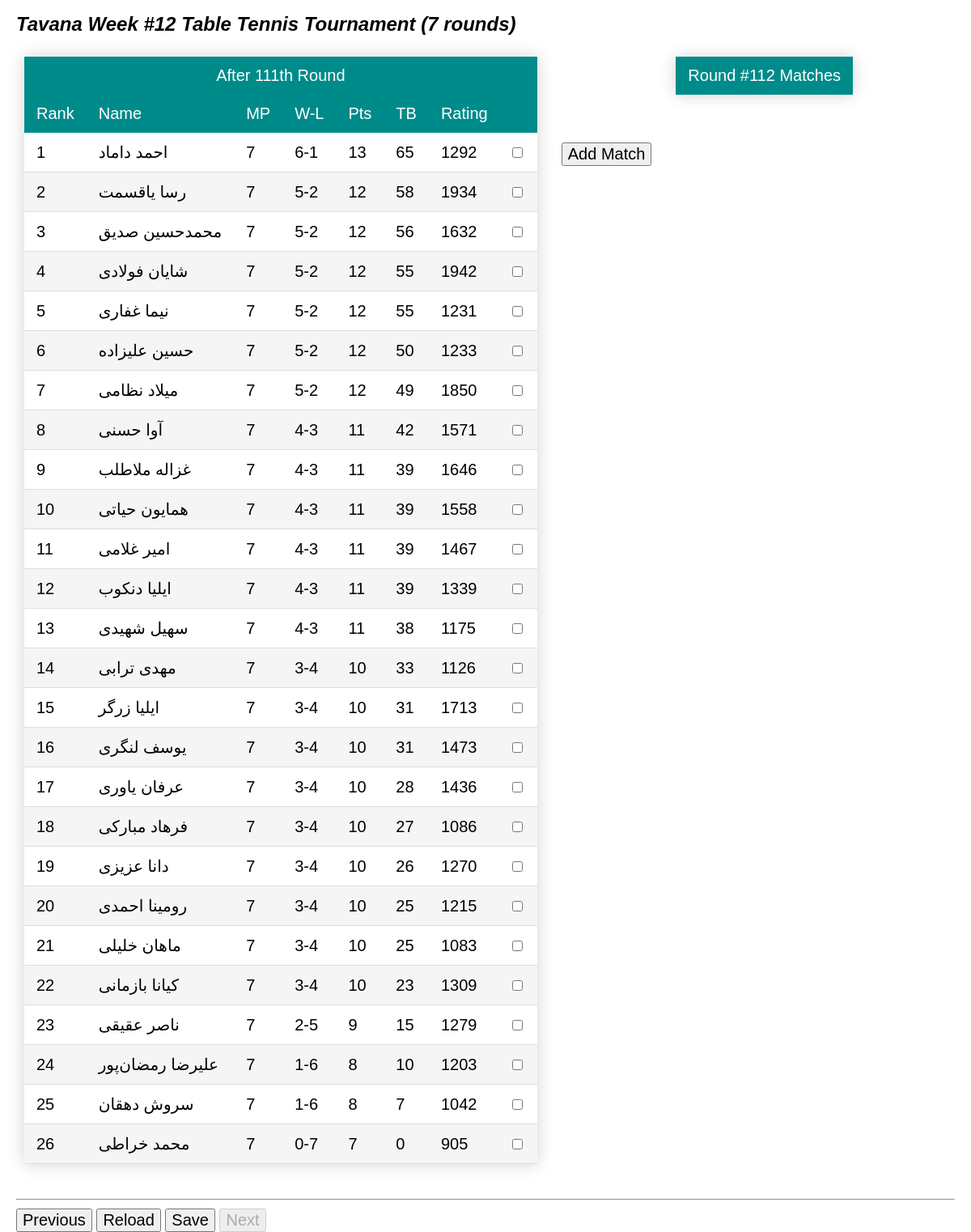
The page /112/round112/ on the database its author committed.
### app/models.py (models this page shows, shortened)
class Tournament(models.Model):
    name = models.CharField(max_length=100, null=False, unique=True)
    sport = models.ForeignKey(Sport(), on_delete=models.CASCADE, null=True)
    number_of_rounds = models.IntegerField(null=True)
    class Meta:
        ordering = ['sport', 'name', ]

class Sport(models.Model):
    name = models.CharField(max_length=20, unique=True, null=False)
    def __str__(self):
        return self.name

### app/views.py (the view)
# urls.py: path('<int:tournamentId>/round<int:round>/',
def round(request, tournamentId, round):
    print('==========round==========')
    theTour = models.Tournament.objects.get(id=tournamentId)
    results = models.Match.objects.filter(tournament=theTour, round=round)
    mytable = table(tournamentId, round-1)
    for match in results:
        mytable[match.player1.id]['selected'] = True
        mytable[match.player2.id]['selected'] = True
    context = {'tournament': theTour, 'round': round,
               'results': results, 'table': mytable, }
    return render(request, 'round.html', context)

### app/models.py (called while the page is built)
    def __str__(self):
        return self.firstname+' '+self.lastname

### app/views.py (called while the page is built)
def points(won, drawn, lost, sport='Table Tennis'):
    return 2*won+1*lost

def tiebreak(Sa, Sb, Pa, Pb):
    tiebreak = Pb if Sa > Sb else 0.5*Sb if Sa == Sb else 0
    return tiebreak

def rating_change(Sa, Sb, Ra, Rb, K=60):
    if (Rb == 0 and Sa > Sb) or (Ra == 0 and Sa < Sb):
        return 0
    S = 1 if Sa > Sb else (0 if Sa < Sb else 0.5)
    Ea = (10**(Ra/400))/(10**(Ra/400)+10**(Rb/400))
    return K*(S-Ea)

### app/templates/round.html (shortened to what this page needs)
{% extends "template.html" %}
{% load humanize %}
{% block content %}
<h1> {{ tournament.name }} {{ tournament.sport }} Tournament ({{ tournament.number_of_rounds }} rounds) </h1>
<div style="display: flex; flex-wrap: wrap;">
    <div>
        <form id="form1" onsubmit="return false;">
            <table id="tbTable" class="styled-table">
                <thead>
                    <tr>
                        <td align=center colspan="8"> After {{ round|add:-1|ordinal }} Round </td>
                    </tr>
                    <tr>
                        <td>Rank</td>
                        <td>Name</td>
                        <td>MP</td>
                        <td nowrap>W-L</td>
                        <td>Pts</td>
                        <td>TB</td>
                        <td>Rating</td>
                        <td></td>
                    </tr>
                </thead>
                <tbody>
                    {% for id , participant in table.items %}
                    <tr id={{id}}>
                        <td> {{ forloop.counter }} </td>
                        <td nowrap> {{ participant.playerName }} </td>
                        <td> {{ participant.played }} </td>
                        <td nowrap> {{ participant.won }}-{{ participant.lost }} </td>
                        <td> {{ participant.points|floatformat }} </td>
                        <td> {{ participant.tiebreak|floatformat }} </td>
                        <td> {{ participant.rating|floatformat:0 }} </td>
                        <td>
                            <input type="checkbox" tabindex=-1 {% if participant.selected %} disabled checked {%endif%}>
                        </td>
                    </tr>
                    {% endfor %}
                </tbody>
            </table>
        </form>
    </div>
    <div style="padding:10% 20px; display: flex; align-items: baseline;">
        <input type="submit" form="form1" value="Add Match" onclick="add_match()">
    </div>
    <div>
        <form id="theForm" method="POST">
            <table id="tbMatches" class="styled-table">
                <thead>
                    <tr>
                        <td align=center colspan="5"> Round #{{ round }} Matches </td>
                    </tr>
                </thead>
            </table>
        </form>
    </div>
</div>
{% endblock %}

### app/static/style.css (style rules this page uses)
body { font-family: Calibri, Arial, sans-serif; font-size: 20px; margin: 0px 20px; }
* { font-family: Calibri, Arial, sans-serif; font-size: 20px; }
h1 { font-family: Cambria, Calibri, Arial, sans-serif; font-size: x-large; font-style: italic; }
input { margin-left: 0em; }

### app/templates/round.html (style rules this page uses)
.styled-table { border-collapse: collapse; margin: 10px; box-shadow: 0 0 20px lightgray; }
.styled-table thead tr { background-color: darkcyan; color: white; text-align: left; }
.styled-table tbody tr { border-bottom: 1px solid #dddddd; }
.styled-table th, .styled-table td { padding: 12px 15px; }
.styled-table tbody tr:nth-of-type(even) { background-color: whitesmoke; }

### rows shown on the page
Tournament: name "Tavana Week #12", sport "Table Tennis", number_of_rounds "7"

### other values the page prints
{{ round|add:-1|ordinal }} "111th"
{{ participant.playerName }} "احمد داماد" "رسا یاقسمت" "محمدحسین صدیق" "شایان فولادی" "نیما غفاری" "حسین علیزاده" "میلاد نظامی" "آوا حسنی" "غزاله ملاطلب" "همایون حیاتی" "امیر غلامی" "ایلیا دنکوب" "سهیل شهیدی" "مهدی ترابی" "ایلیا زرگر" "یوسف لنگری" "عرفان یاوری" "فرهاد مبارکی" "دانا عزیزی" "رومینا احمدی" "ماهان خلیلی" "کیانا بازمانی" "ناصر عقیقی" "علیرضا رمضان‌پور" "سروش دهقان" "محمد خراطی"
{{ participant.played }} "7" "7" "7" "7" "7" "7" "7" "7" "7" "7" "7" "7" "7" "7" "7" "7" "7" "7" "7" "7" "7" "7" "7" "7" "7" "7"
{{ participant.won }} "6" "5" "5" "5" "5" "5" "5" "4" "4" "4" "4" "4" "4" "3" "3" "3" "3" "3" "3" "3" "3" "3" "2" "1" "1" "0"
{{ participant.lost }} "1" "2" "2" "2" "2" "2" "2" "3" "3" "3" "3" "3" "3" "4" "4" "4" "4" "4" "4" "4" "4" "4" "5" "6" "6" "7"
{{ participant.points|floatformat }} "13" "12" "12" "12" "12" "12" "12" "11" "11" "11" "11" "11" "11" "10" "10" "10" "10" "10" "10" "10" "10" "10" "9" "8" "8" "7"
{{ participant.tiebreak|floatformat }} "65" "58" "56" "55" "55" "50" "49" "42" "39" "39" "39" "39" "38" "33" "31" "31" "28" "27" "26" "25" "25" "23" "15" "10" "7" "0"
{{ participant.rating|floatformat:0 }} "1292" "1934" "1632" "1942" "1231" "1233" "1850" "1571" "1646" "1558" "1467" "1339" "1175" "1126" "1713" "1473" "1436" "1086" "1270" "1215" "1083" "1309" "1279" "1203" "1042" "905"
{{ round }} "112"
